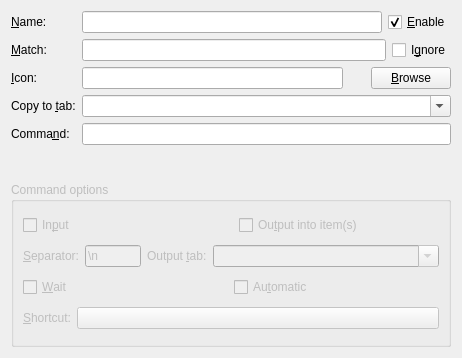
<?xml version="1.0" encoding="UTF-8"?>
<ui version="4.0">
 <class>CommandWidget</class>
 <widget class="QWidget" name="CommandWidget">
  <property name="geometry">
   <rect>
    <x>0</x>
    <y>0</y>
    <width>462</width>
    <height>358</height>
   </rect>
  </property>
  <property name="windowTitle">
   <string>Form</string>
  </property>
  <layout class="QGridLayout" name="gridLayout">
   <item row="0" column="0">
    <layout class="QVBoxLayout" name="verticalLayout">
     <item>
      <layout class="QFormLayout" name="formLayout_2">
       <property name="fieldGrowthPolicy">
        <enum>QFormLayout::AllNonFixedFieldsGrow</enum>
       </property>
       <item row="0" column="0">
        <widget class="QLabel" name="label_3">
         <property name="sizePolicy">
          <sizepolicy hsizetype="Preferred" vsizetype="Preferred">
           <horstretch>0</horstretch>
           <verstretch>0</verstretch>
          </sizepolicy>
         </property>
         <property name="text">
          <string>&amp;Name:</string>
         </property>
         <property name="buddy">
          <cstring>lineEditName</cstring>
         </property>
        </widget>
       </item>
       <item row="1" column="0">
        <widget class="QLabel" name="label_4">
         <property name="sizePolicy">
          <sizepolicy hsizetype="Preferred" vsizetype="Preferred">
           <horstretch>0</horstretch>
           <verstretch>0</verstretch>
          </sizepolicy>
         </property>
         <property name="text">
          <string>&amp;Match:</string>
         </property>
         <property name="buddy">
          <cstring>lineEditMatch</cstring>
         </property>
        </widget>
       </item>
       <item row="2" column="0">
        <widget class="QLabel" name="label_5">
         <property name="sizePolicy">
          <sizepolicy hsizetype="Preferred" vsizetype="Preferred">
           <horstretch>0</horstretch>
           <verstretch>0</verstretch>
          </sizepolicy>
         </property>
         <property name="text">
          <string>&amp;Icon:</string>
         </property>
         <property name="buddy">
          <cstring>lineEditIcon</cstring>
         </property>
        </widget>
       </item>
       <item row="2" column="1">
        <layout class="QHBoxLayout" name="horizontalLayout_9">
         <property name="spacing">
          <number>6</number>
         </property>
         <item>
          <widget class="QLineEdit" name="lineEditIcon">
           <property name="toolTip">
            <string>Command name (shown in menu)</string>
           </property>
          </widget>
         </item>
         <item>
          <widget class="QLabel" name="labelIcon">
           <property name="minimumSize">
            <size>
             <width>16</width>
             <height>16</height>
            </size>
           </property>
           <property name="text">
            <string/>
           </property>
          </widget>
         </item>
         <item>
          <widget class="QPushButton" name="pushButtonBrowse">
           <property name="text">
            <string>&amp;Browse</string>
           </property>
          </widget>
         </item>
        </layout>
       </item>
       <item row="3" column="0">
        <widget class="QLabel" name="label_6">
         <property name="text">
          <string>Copy to &amp;tab:</string>
         </property>
         <property name="buddy">
          <cstring>comboBoxCopyToTab</cstring>
         </property>
        </widget>
       </item>
       <item row="3" column="1">
        <widget class="QComboBox" name="comboBoxCopyToTab">
         <property name="toolTip">
          <string>Name of tab to copy new items into (leave empty not to copy)</string>
         </property>
         <property name="editable">
          <bool>true</bool>
         </property>
        </widget>
       </item>
       <item row="1" column="1">
        <layout class="QHBoxLayout" name="horizontalLayout">
         <item>
          <widget class="QLineEdit" name="lineEditMatch">
           <property name="toolTip">
            <string>&lt;html&gt;&lt;head/&gt;&lt;body&gt;&lt;p&gt;Use command only for items whose text match this regular expression.&lt;/p&gt;&lt;p&gt;&lt;span style=&quot; font-weight:600;&quot;&gt;Examples:&lt;/span&gt;&lt;/p&gt;&lt;p&gt;  Match URL    &lt;span style=&quot; font-weight:600;&quot;&gt;^(https?|ftp)://&lt;/span&gt;&lt;/p&gt;&lt;p&gt;  Match PDF filenames    &lt;span style=&quot; font-weight:600;&quot;&gt;\.pdf$&lt;/span&gt;&lt;/p&gt;&lt;p&gt;  Match single character    &lt;span style=&quot; font-weight:600;&quot;&gt;^.$&lt;/span&gt;&lt;/p&gt;&lt;p&gt;  Match remote multimedia    &lt;span style=&quot; font-weight:600;&quot;&gt;^http://.*\.(ogv|vlc|mp4|mp3)$&lt;/span&gt;&lt;/p&gt;&lt;/body&gt;&lt;/html&gt;</string>
           </property>
          </widget>
         </item>
         <item>
          <widget class="QCheckBox" name="checkBoxIgnore">
           <property name="toolTip">
            <string>Don't save the matched clipboard content to history.</string>
           </property>
           <property name="text">
            <string>I&amp;gnore</string>
           </property>
          </widget>
         </item>
        </layout>
       </item>
       <item row="0" column="1">
        <layout class="QHBoxLayout" name="horizontalLayout_6">
         <property name="bottomMargin">
          <number>0</number>
         </property>
         <item>
          <widget class="QLineEdit" name="lineEditName">
           <property name="toolTip">
            <string>Command name (shown in menu)</string>
           </property>
          </widget>
         </item>
         <item>
          <widget class="QCheckBox" name="checkBoxEnable">
           <property name="toolTip">
            <string>Enable this action</string>
           </property>
           <property name="text">
            <string>&amp;Enable</string>
           </property>
           <property name="checked">
            <bool>true</bool>
           </property>
          </widget>
         </item>
        </layout>
       </item>
       <item row="4" column="0">
        <widget class="QLabel" name="label_2">
         <property name="sizePolicy">
          <sizepolicy hsizetype="Preferred" vsizetype="Preferred">
           <horstretch>0</horstretch>
           <verstretch>0</verstretch>
          </sizepolicy>
         </property>
         <property name="text">
          <string>Comma&amp;nd:</string>
         </property>
         <property name="buddy">
          <cstring>lineEditCommand</cstring>
         </property>
        </widget>
       </item>
       <item row="4" column="1">
        <widget class="QLineEdit" name="lineEditCommand">
         <property name="toolTip">
          <string>Command to run. Use %1 for item text passed as argument.</string>
         </property>
        </widget>
       </item>
      </layout>
     </item>
     <item>
      <widget class="QGroupBox" name="groupBoxCommandOptions">
       <property name="enabled">
        <bool>false</bool>
       </property>
       <property name="title">
        <string>Command options</string>
       </property>
       <layout class="QVBoxLayout" name="verticalLayout_3">
        <item>
         <layout class="QHBoxLayout" name="horizontalLayout_2">
          <property name="spacing">
           <number>16</number>
          </property>
          <item>
           <widget class="QCheckBox" name="checkBoxInput">
            <property name="toolTip">
             <string>Send item text to standard input of the command.</string>
            </property>
            <property name="text">
             <string>In&amp;put</string>
            </property>
            <property name="checked">
             <bool>false</bool>
            </property>
           </widget>
          </item>
          <item>
           <widget class="QCheckBox" name="checkBoxOutput">
            <property name="toolTip">
             <string>Save standard output to items.</string>
            </property>
            <property name="text">
             <string>Ou&amp;tput into item(s)</string>
            </property>
            <property name="checked">
             <bool>false</bool>
            </property>
           </widget>
          </item>
         </layout>
        </item>
        <item>
         <layout class="QHBoxLayout" name="horizontalLayout_3" stretch="0,1,0,4">
          <item>
           <widget class="QLabel" name="separatorLabel">
            <property name="enabled">
             <bool>false</bool>
            </property>
            <property name="text">
             <string>&amp;Separator:</string>
            </property>
            <property name="buddy">
             <cstring>lineEditSeparator</cstring>
            </property>
           </widget>
          </item>
          <item>
           <widget class="QLineEdit" name="lineEditSeparator">
            <property name="enabled">
             <bool>false</bool>
            </property>
            <property name="toolTip">
             <string>Separator to match for splitting the output to multiple items.</string>
            </property>
            <property name="text">
             <string>\n</string>
            </property>
           </widget>
          </item>
          <item>
           <widget class="QLabel" name="labelOutputTab">
            <property name="enabled">
             <bool>false</bool>
            </property>
            <property name="text">
             <string>Output &amp;tab:</string>
            </property>
            <property name="buddy">
             <cstring>comboBoxOutputTab</cstring>
            </property>
           </widget>
          </item>
          <item>
           <widget class="QComboBox" name="comboBoxOutputTab">
            <property name="enabled">
             <bool>false</bool>
            </property>
            <property name="toolTip">
             <string>Save items in tab with given name (leave empty to save in first tab)</string>
            </property>
            <property name="editable">
             <bool>true</bool>
            </property>
           </widget>
          </item>
         </layout>
        </item>
        <item>
         <layout class="QHBoxLayout" name="horizontalLayout_5">
          <item>
           <widget class="QCheckBox" name="checkBoxWait">
            <property name="toolTip">
             <string>Before executing the command show action dialog.</string>
            </property>
            <property name="text">
             <string>&amp;Wait</string>
            </property>
           </widget>
          </item>
          <item>
           <widget class="QCheckBox" name="checkBoxAutomatic">
            <property name="toolTip">
             <string>Run the command automatically</string>
            </property>
            <property name="text">
             <string>Au&amp;tomatic</string>
            </property>
           </widget>
          </item>
         </layout>
        </item>
        <item>
         <layout class="QHBoxLayout" name="horizontalLayout_10" stretch="0,1">
          <property name="bottomMargin">
           <number>0</number>
          </property>
          <item>
           <widget class="QLabel" name="label">
            <property name="text">
             <string>&amp;Shortcut:</string>
            </property>
            <property name="buddy">
             <cstring>pushButtonShortcut</cstring>
            </property>
           </widget>
          </item>
          <item>
           <widget class="QPushButton" name="pushButtonShortcut">
            <property name="text">
             <string/>
            </property>
           </widget>
          </item>
         </layout>
        </item>
       </layout>
      </widget>
     </item>
    </layout>
   </item>
  </layout>
 </widget>
 <tabstops>
  <tabstop>lineEditName</tabstop>
  <tabstop>checkBoxEnable</tabstop>
  <tabstop>lineEditMatch</tabstop>
  <tabstop>checkBoxIgnore</tabstop>
  <tabstop>lineEditIcon</tabstop>
  <tabstop>pushButtonBrowse</tabstop>
  <tabstop>comboBoxCopyToTab</tabstop>
  <tabstop>lineEditCommand</tabstop>
  <tabstop>checkBoxInput</tabstop>
  <tabstop>checkBoxOutput</tabstop>
  <tabstop>lineEditSeparator</tabstop>
  <tabstop>comboBoxOutputTab</tabstop>
  <tabstop>checkBoxWait</tabstop>
  <tabstop>checkBoxAutomatic</tabstop>
  <tabstop>pushButtonShortcut</tabstop>
 </tabstops>
 <resources/>
 <connections>
  <connection>
   <sender>checkBoxOutput</sender>
   <signal>toggled(bool)</signal>
   <receiver>lineEditSeparator</receiver>
   <slot>setEnabled(bool)</slot>
   <hints>
    <hint type="sourcelabel">
     <x>245</x>
     <y>193</y>
    </hint>
    <hint type="destinationlabel">
     <x>450</x>
     <y>193</y>
    </hint>
   </hints>
  </connection>
 </connections>
</ui>
